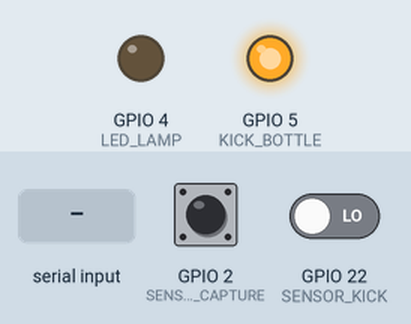
Recording of a program running on a simulated ESP32. Parts: output pins drawn as LEDs (lit = HIGH). Inputs (shaded band) come from the test bench; at power-on: GPIO 2 (SENSOR_CAPTURE) HIGH, GPIO 22 (SENSOR_KICK) LOW. What the program prints to the serial monitor is not drawn.

Above: at 1.2 s.
1.3 s: "NG\n" received over Serial
At 1.45 s:
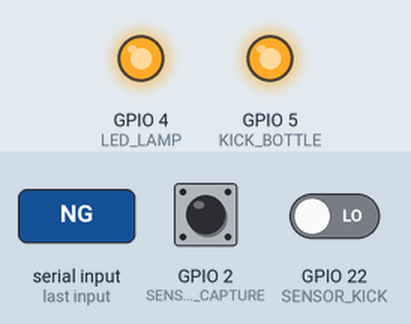
3.2 s: GPIO 2 (SENSOR_CAPTURE) pulsed LOW 2 times (0.12 s each, 0.3 s apart)
Timing chart, 0 to 6.2 s (numbered marks = the images above; inputs shaded):
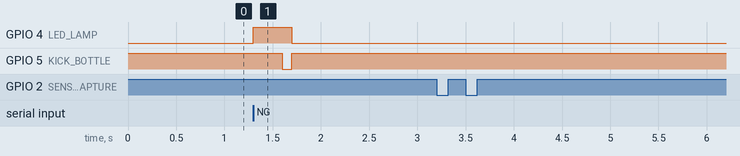

Measured:
- after the input at 1.3 s, GPIO 4 (LED_LAMP): LOW → HIGH at once, → LOW 0.40 s later; GPIO 5 (KICK_BOTTLE): HIGH → LOW after 0.30 s, → HIGH 0.10 s later
- after the input at 3.2 s, every drawn part: stays the same

The program:

main.cpp
```cpp
#include <Arduino.h>
#include <EasyButton.h>   //inatall EasyButton from Library
#define SENSOR_CAPTURE    2
#define LED_LAMP          4
#define KICK_BOTTLE       5
#define SENSOR_KICK       22

unsigned long previousMillis = 0;
String data = "";
String dataSend = "CAPTURE"; //ข้อมูลที่จะส่งไปcomputerเพื่อให้ถ่ายภาพ
int delayBeforeKick = 300;   //ตั้งหน่วยเวลาก่อนเตะหลังจากเซ็นเซอร์จับขวดเจอ

bool flag = false;
int capture = 0;
int sensorAvtive = 0;
int stateMachine = 1;
unsigned long previousKickTime = 0;
bool isKicking = false;
volatile unsigned long lastDebounceTimeMode = 0; // เวลาล่าสุดที่ debounce
volatile unsigned long debounceDelayMode = 300; // เวลา debounce (milliseconds)
EasyButton sensorCapture(SENSOR_CAPTURE);
void sendData();
int readSensor();

void SensorCaptureAvtive(){

  if ((millis() - lastDebounceTimeMode) > debounceDelayMode) {
    Serial.println("SensorCaptureAvtive pressed");
    sensorAvtive = 1;
  }
  lastDebounceTimeMode = millis();
}

void setup() {
  Serial.begin(115200);
  pinMode(SENSOR_CAPTURE, INPUT_PULLUP);
  sensorCapture.onPressed(SensorCaptureAvtive);
  pinMode(LED_LAMP, OUTPUT);
  pinMode(KICK_BOTTLE, OUTPUT);
  pinMode(SENSOR_KICK, INPUT);
  digitalWrite(KICK_BOTTLE, HIGH);
}
void loop() {
  sensorCapture.read();
  if (stateMachine == 1) {
    if (sensorAvtive == 1) {
      sendData();
      sensorAvtive = 0;
    }
    stateMachine = 2;
  } else if (stateMachine == 2) {
    if (Serial.available() > 0) {
      data = Serial.readStringUntil('\n');
      data.trim();
      if (data == "NG") {
        flag = true;
        digitalWrite(LED_LAMP, HIGH);
        while (flag) {
          if (readSensor() == 0 && !isKicking) {
            previousKickTime = millis();
            isKicking = true;
          }
          if (isKicking && millis() - previousKickTime >= delayBeforeKick) {
            digitalWrite(KICK_BOTTLE, LOW);
            Serial.println("-----------KICK_BOTTLE---------------");
            delay(100);
            digitalWrite(KICK_BOTTLE, HIGH);
            digitalWrite(LED_LAMP, LOW);
            isKicking = false;
            flag = false;
          } else {
            digitalWrite(LED_LAMP, HIGH);
            digitalWrite(KICK_BOTTLE, HIGH);
          }
          sensorCapture.read();
          if(sensorAvtive == 1) {
            sendData();
            sensorAvtive = 0;
          }
        }
      } else {
        digitalWrite(LED_LAMP, LOW);
        digitalWrite(KICK_BOTTLE, HIGH);
      }
      data = "";
    }
    stateMachine = 1;
  }
}
void sendData() {
  Serial.println(dataSend);
  sensorAvtive = 0;
}

int readSensor() {
  int sensor_state = 0;
  sensor_state = digitalRead(SENSOR_KICK);
  // unsigned long currentMillis = millis();
  // if (currentMillis - previousMillis >= 50) {
  //   sensor_state = digitalRead(SENSOR_KICK);
  //   previousMillis = currentMillis; // Update previousMillis to currentMillis
  // }
  return sensor_state;
}
```
